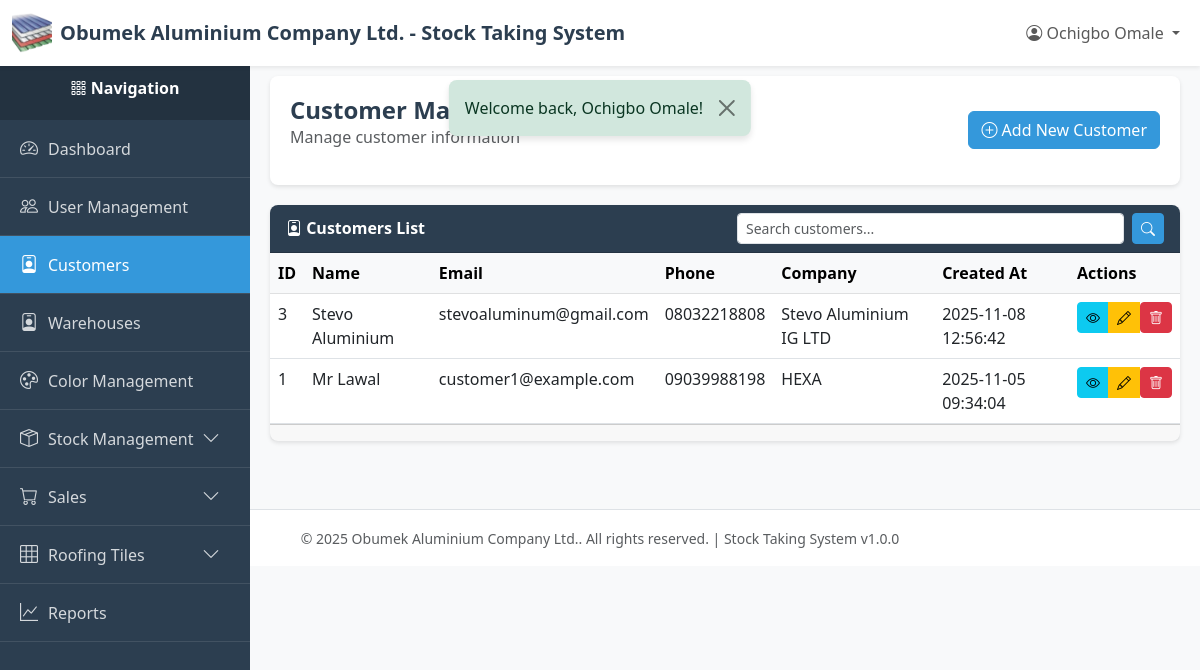
Page /index.php?page=customers (signed in) on the earlier database version.
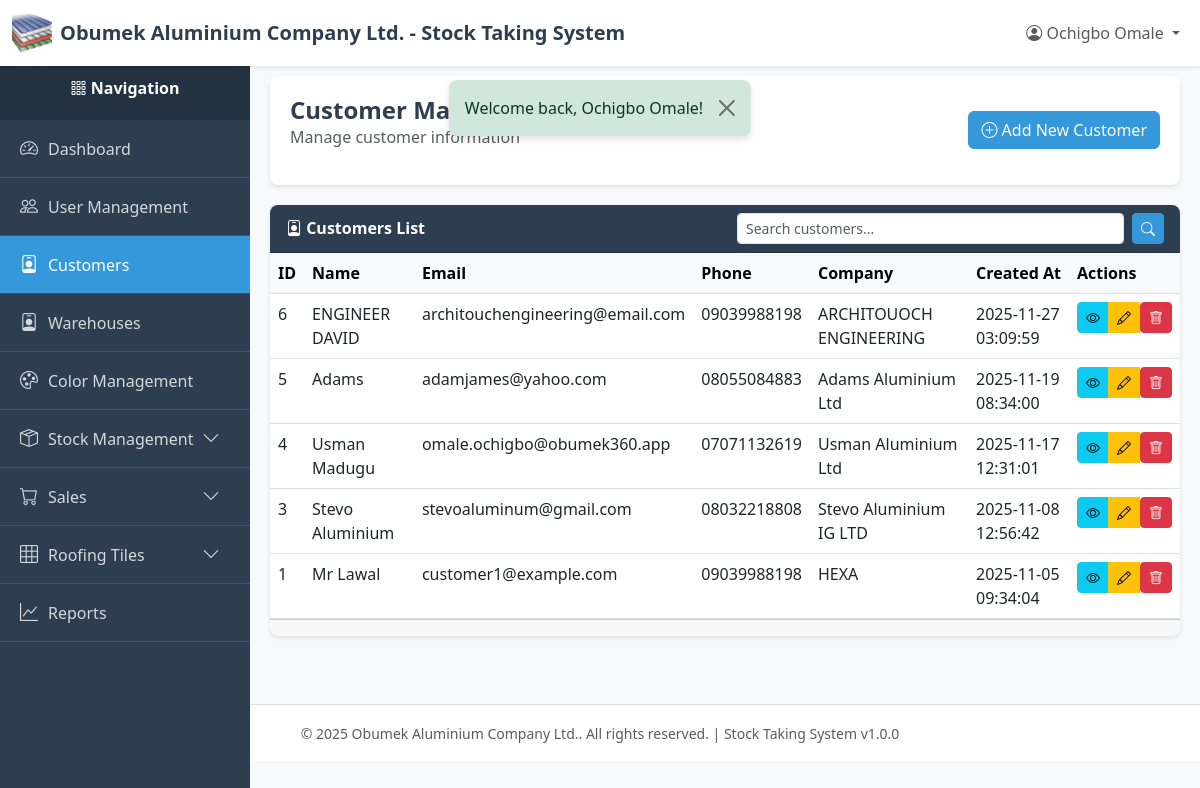
Same page on the later database version.
### tables this page shows
CREATE TABLE `users` (
  `id` int(11) NOT NULL,
  `email` varchar(255) NOT NULL,
  `password` varchar(255) NOT NULL,
  `name` varchar(255) NOT NULL,
  `role` varchar(50) NOT NULL DEFAULT 'viewer',
  `created_at` timestamp NOT NULL DEFAULT current_timestamp(),
  `updated_at` timestamp NULL DEFAULT NULL ON UPDATE current_timestamp(),
  `deleted_at` timestamp NULL DEFAULT NULL
);

CREATE TABLE `customers` (
  `id` int(11) NOT NULL,
  `name` varchar(255) NOT NULL,
  `email` varchar(255) DEFAULT NULL,
  `phone` varchar(50) NOT NULL,
  `address` text DEFAULT NULL,
  `company` varchar(255) DEFAULT NULL,
  `created_by` int(11) NOT NULL,
  `created_at` timestamp NOT NULL DEFAULT current_timestamp(),
  `updated_at` timestamp NULL DEFAULT NULL ON UPDATE current_timestamp(),
  `deleted_at` timestamp NULL DEFAULT NULL
);

### index.php (called while the page is built, shortened)
<?php
require_once __DIR__ . '/utils/auth_middleware.php';
require_once __DIR__ . '/controllers/routes.php';

### utils/auth_middleware.php (called while the page is built, shortened)
<?php
function hasPermission($module, $action = ACTION_VIEW) {
    if (isset($_SESSION['user_role']) && $_SESSION['user_role'] === ROLE_SUPER_ADMIN) {
        return true;
    }
    $permissions = $_SESSION['permissions'];
    return in_array($action, $permissions[$module]);
}
function getCurrentUser() {
    return [
        'id' => $_SESSION['user_id'],
        'email' => $_SESSION['user_email'],
        'name' => $_SESSION['user_name'] ?? '',
        'role' => $_SESSION['user_role'] ?? '',
        'permissions' => $_SESSION['permissions'] ?? []
    ];
}

### models/customer.php (called while the page is built, shortened)
<?php
require_once __DIR__ . '/../config/db.php';
class Customer {
    private $db;
    private $table = 'customers';
    public function __construct() {
        $this->db = Database::getInstance()->getConnection();
    }
    public function getAll($limit = RECORDS_PER_PAGE, $offset = 0) {
        try {
            $sql = "SELECT c.*, u.name as created_by_name
                    FROM {$this->table} c
                    LEFT JOIN users u ON c.created_by = u.id
                    WHERE c.deleted_at IS NULL
                    ORDER BY c.created_at DESC
                    LIMIT :limit OFFSET :offset";
            $stmt = $this->db->prepare($sql);
            $stmt->bindValue(':limit', $limit, PDO::PARAM_INT);
            $stmt->bindValue(':offset', $offset, PDO::PARAM_INT);
            $stmt->execute();
            return $stmt->fetchAll();
        } catch (PDOException $e) {
            error_log("Customer fetch error: " . $e->getMessage());
            return [];
        }
    }
}

### config/db.php (called while the page is built, shortened)
<?php
class Database {
    private static $instance = null;
    private $connection;
    private $host = 'localhost';
    private $db_name = 'obumuvcg_stockdb';
    private $username = 'root';
    private $password = '';
    private $charset = 'utf8mb4';
    private function __construct() {
        try {
            $dsn = "mysql:host={$this->host};dbname={$this->db_name};charset={$this->charset}";
            $options = [
                PDO::ATTR_ERRMODE            => PDO::ERRMODE_EXCEPTION,
                PDO::ATTR_DEFAULT_FETCH_MODE => PDO::FETCH_ASSOC,
                PDO::ATTR_EMULATE_PREPARES   => false,
            ];
            $this->connection = new PDO($dsn, $this->username, $this->password, $options);
        } catch (PDOException $e) {
            error_log("Database Connection Error: " . $e->getMessage());
            die("Database connection failed. Please contact the administrator.");
        }
    }
    public static function getInstance() {
        if (self::$instance === null) {
            self::$instance = new self();
        }
        return self::$instance;
    }
    public function getConnection() {
        return $this->connection;
    }
}

### utils/helpers.php (called while the page is built, shortened)
<?php
function formatDate($date, $format = 'Y-m-d H:i:s')
{
    $timestamp = strtotime($date);
    return $timestamp ? date($format, $timestamp) : $date;
}

### views/customers/index.php (the view, shortened to what the rows shown need)
<?php
require_once __DIR__ . '/../../config/db.php';
require_once __DIR__ . '/../../models/customer.php';
require_once __DIR__ . '/../../utils/helpers.php';
$currentPage = isset($_GET['page_num']) ? (int)$_GET['page_num'] : 1;
$searchQuery = $_GET['search'] ?? '';
$customerModel = new Customer();
if (!empty($searchQuery)) {
    $customers = $customerModel->search($searchQuery, RECORDS_PER_PAGE, ($currentPage - 1) * RECORDS_PER_PAGE);
    $totalCustomers = count($customers);
} else {
    $customers = $customerModel->getAll(RECORDS_PER_PAGE, ($currentPage - 1) * RECORDS_PER_PAGE);
}
require_once __DIR__ . '/../../layout/header.php';
?>
<div class="content-wrapper">
    <div class="page-header">
        <div class="d-flex justify-content-between align-items-center">
            <div>
                <h1 class="page-title">Customer Management</h1>
            </div>
        </div>
    </div>
    <div class="card">
        <div class="card-body p-0">
            <?php if (empty($customers)): ?>
            <div class="alert alert-info m-3">
                <i class="bi bi-info-circle"></i> No customers found.
            </div>
            <?php else: ?>
            <div class="table-responsive">
                <table class="table table-hover mb-0">
                    <thead class="table-light">
                        <tr>
                            <th>ID</th>
                            <th>Name</th>
                            <th>Email</th>
                            <th>Phone</th>
                            <th>Company</th>
                            <th>Created At</th>
                            <th>Actions</th>
                        </tr>
                    </thead>
                    <tbody>
                        <?php foreach ($customers as $customer): ?>
                        <tr>
                            <td><?php echo $customer['id']; ?></td>
                            <td><?php echo htmlspecialchars($customer['name']); ?></td>
                            <td><?php echo htmlspecialchars($customer['email'] ?? '-'); ?></td>
                            <td><?php echo htmlspecialchars($customer['phone']); ?></td>
                            <td><?php echo htmlspecialchars($customer['company'] ?? '-'); ?></td>
                            <td><?php echo formatDate($customer['created_at']); ?></td>
                            <td>
                                <?php
                                $id = $customer['id'];
                                $canView = hasPermission(MODULE_CUSTOMER_MANAGEMENT, ACTION_VIEW);
                                $canEdit = hasPermission(MODULE_CUSTOMER_MANAGEMENT, ACTION_EDIT);
                                $canDelete = hasPermission(MODULE_CUSTOMER_MANAGEMENT, ACTION_DELETE);
                                include __DIR__ . '/../../layout/quick_action_buttons.php';
                                ?>
                            </td>
                        </tr>
                        <?php endforeach; ?>
                    </tbody>
                </table>
            </div>
            <?php endif; ?>
        </div>
    </div>
</div>
<?php require_once __DIR__ . '/../../layout/footer.php'; ?>

### layout/header.php (shortened to what the rows shown need)
<?php
require_once __DIR__ . '/../utils/helpers.php';
$currentUser = getCurrentUser();
?>
<!DOCTYPE html>
<html lang="en">
<head>
    <link href="https://cdn.jsdelivr.net/npm/bootstrap@5.3.0/dist/css/bootstrap.min.css" rel="stylesheet">
    <link rel="stylesheet" href="https://cdn.jsdelivr.net/npm/bootstrap-icons@1.10.0/font/bootstrap-icons.css">
</head>
<body>
    <nav class="navbar navbar-expand-lg navbar-light bg-white shadow-sm fixed-top">
        <div class="container-fluid">
            <div class="collapse navbar-collapse" id="navbarNav">
                <ul class="navbar-nav ms-auto">
                    <?php if ($currentUser): ?>
                        <li class="nav-item dropdown">
                            <a class="nav-link dropdown-toggle" href="#" id="userDropdown" role="button" data-bs-toggle="dropdown">
                                <i class="bi bi-person-circle"></i> <?php echo htmlspecialchars(
                                    $currentUser['name'],
                                ); ?>
                            </a>
                        </li>
                    <?php endif; ?>
                </ul>
            </div>
        </div>
    </nav>

### layout/quick_action_buttons.php (shortened to what the rows shown need)
<?php
$id = $id ?? 0;
$module = $module ?? '';
$canView = $canView ?? true;
$canEdit = $canEdit ?? true;
$canDelete = $canDelete ?? true;
?>
<div class="btn-group btn-group-sm" role="group">
    <?php if ($canView): ?>
    <a href="/new-stock-system/index.php?page=<?php echo $module; ?>_view&id=<?php echo $id; ?>"
       class="btn btn-info btn-sm"
       title="View Details">
        <i class="bi bi-eye"></i>
    </a>
    <?php endif; ?>
    <?php if ($canEdit): ?>
    <a href="/new-stock-system/index.php?page=<?php echo $module; ?>_edit&id=<?php echo $id; ?>"
       class="btn btn-warning btn-sm"
       title="Edit">
        <i class="bi bi-pencil"></i>
    </a>
    <?php endif; ?>
    <?php if ($canDelete): ?>
    <form method="POST"
          action="/new-stock-system/controllers/<?php echo $module; ?>/delete/index.php"
          style="display: inline;"
          onsubmit="return confirmDelete();">
        <button type="submit" class="btn btn-danger btn-sm" title="Delete">
            <i class="bi bi-trash"></i>
        </button>
    </form>
    <?php endif; ?>
</div>

Differences in the rows shown:
added customers: id "6", name "ENGINEER DAVID", email "architouchengineering@email.com", phone "09039988198", company "ARCHITOUOCH ENGINEERING", created_at "2025-11-27 03:09:59"
added customers: id "5", name "Adams", email "adamjames@yahoo.com", phone "08055084883", company "Adams Aluminium Ltd", created_at "2025-11-19 08:34:00"
added customers: id "4", name "Usman Madugu", email "omale.ochigbo@obumek360.app", phone "07071132619", company "Usman Aluminium Ltd", created_at "2025-11-17 12:31:01"
